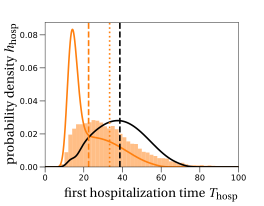

This chart was generated by the following Python code:
import numpy as np
import matplotlib.pyplot as plt
import os
from numpy import genfromtxt
from scipy.stats import gamma
from scipy.stats import geom
from scipy.optimize import fsolve

################################
################################ path
################################

os.chdir(os.path.realpath(''))

################################
################################ Import Data 
################################
time = []
size = []

my_data = genfromtxt('size_time.txt', delimiter=',')
#my_data = genfromtxt('size_time_poisson.txt', delimiter=',')
for i in range(len(my_data)):
    size.append(float(my_data[i][1]))
    time.append(float(my_data[i][0]))

time = np.array(time)
size = np.array(size)

################################
################################ theory
################################
########## parameters
p_hosp = 0.029

####### Infection distribution
shape_inf = 6.6
scale_inf = 0.833

########## Hospitalization time distribution - Gamma
shape_hosp = 31.0
scale_hosp = 0.463

########## secondary infections
R0 = 1.3
kappa = 0.57
p_inf = kappa/(kappa+R0)

########## auxiliary
dt = 0.01
da = dt	
tfin = 150.
t = np.arange(0,tfin+dt,dt)
tfin_hosp = 100

################################ prediction
####### extinction probability - negbin
def ext(x):
    return(x-(p_inf/(1-(1-p_inf)*x))**kappa)

p_ext = fsolve(ext,0.5)[0]
p_surv = 1 - p_ext

####### epidemic size prediction
alpha = 0.0486829    # Mathematica solution!
beta = 5.28354      # Mathematica solution!

############### McKendrick-von Foerster approach
pext = [p_ext]
x = dt
for i in range(int(tfin/dt)):
    prob = kappa/(kappa + R0*(1-gamma.cdf(x,shape_inf,scale=scale_inf)))
    pext.append((prob/(1-(1-prob)*p_ext))**kappa)
    x += dt

pext = np.asarray(pext)

##### Solve pde

fx = np.zeros((int(tfin/dt),int(tfin/dt)))

tot = [1]

# initialize with 1 individual at time 0 with age 0
fx[0,0] = 1
k = 2
mu_adj = (1+pext[0])
inf_times = [0]

# infectiousness vector
mu = []
x = 0
for i in range(int(tfin/dt)):
    mu.append(R0*(gamma.pdf(x+dt/2, shape_inf, scale=scale_inf)))
    x = x + dt

mu = np.asarray(mu)

for i in range(int(tfin/dt)-1):
    # move up age
    fx[i+1,1:] = fx[i,0:-1]
    
    # add infections
    # adjusted mu
    if (tot[-1] >= k):
        prod = 1
        for j in range(len(inf_times)):
            prod = pext[i-inf_times[j]]*prod
        
        inf_times.append(i)
        mu_adj = (1- pext[0] * prod)/(1-prod)
        #mu_adj = (1-pext[0]*np.product(pext[0:(i+1)]*fx[i,0:(i+1)]))/(1-np.product(pext[0:(i+1)]*fx[i,0:(i+1)]))
        k += 1    
        
    fx[i+1,0] = np.sum(da*mu*mu_adj*fx[i,:])
    tot.append(np.sum(fx[i+1,:]))

tot = np.asarray(tot)

######## hospitalization times
hosp_time_dist = np.zeros(len(t))
hosp_time_dist2 = np.zeros(len(t))

#################### computation
for k in range(200):            ### sum over geometric distribution
    # determine deterministic hitting time of k infected individuals
    tdet = np.log((k+1)*alpha*beta*p_surv)/alpha
    #
    if (tdet <= 0): 
        tdet = 0
    
    index = int(tdet/dt)
    index2 = np.min(np.where(tot >=k+1))
    
    # add hospitalisation time distribution to tdet
    hosp_time_dist[index:] += geom.pmf(k+1,p_hosp) * gamma.pdf(t[0:(len(t)-index)],shape_hosp,scale = scale_hosp)
    hosp_time_dist2[index2:] += geom.pmf(k+1,p_hosp) * gamma.pdf(t[0:(len(t)-index2)],shape_hosp,scale = scale_hosp)

################################
################################ Plot
################################

plt.hist(time, bins=np.arange(0,np.max(time),2),density=True,alpha=0.5,color='C1')
plt.plot(t,hosp_time_dist,color='C1',linewidth=3)
plt.plot(t,hosp_time_dist2,color='black',linewidth=3)
plt.axvline(np.mean(time),color='C1',linewidth=3,linestyle='dotted')
plt.axvline(np.sum(dt*t*hosp_time_dist),color='C1',linewidth=3,linestyle='dashed')
plt.axvline(np.sum(dt*t*hosp_time_dist2),color='black',linewidth=3,linestyle='dashed')
plt.xlim((0,tfin_hosp))
plt.tick_params(axis='both', which='major', labelsize=15, width=1, length=10)
plt.tick_params(axis='both', which='minor', labelsize=10, width=1, length=5)
plt.show()

################################
################################ Mean and SD of data
################################
print(np.mean(time))
print(np.sqrt(np.var(time)))
